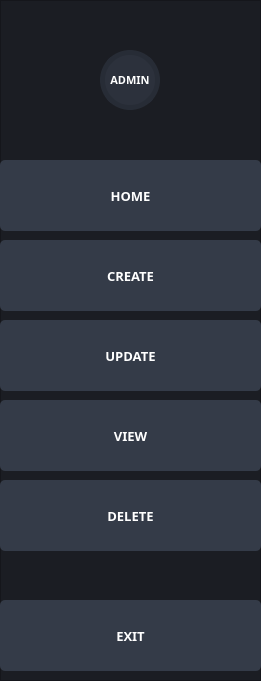
                  <widget class="QFrame" name="frame_2">
                   <property name="geometry">
                    <rect>
                     <x>0</x>
                     <y>-10</y>
                     <width>261</width>
                     <height>681</height>
                    </rect>
                   </property>
                   <property name="styleSheet">
                    <string notr="true">background-color: rgb(27, 29, 35);</string>
                   </property>
                   <property name="frameShape">
                    <enum>QFrame::StyledPanel</enum>
                   </property>
                   <property name="frameShadow">
                    <enum>QFrame::Raised</enum>
                   </property>
                   <widget class="QPushButton" name="btnHome">
                    <property name="geometry">
                     <rect>
                      <x>0</x>
                      <y>160</y>
                      <width>261</width>
                      <height>71</height>
                     </rect>
                    </property>
                    <property name="font">
                     <font>
                      <family>Montserrat</family>
                      <pointsize>10</pointsize>
                      <weight>75</weight>
                      <bold>true</bold>
                     </font>
                    </property>
                    <property name="styleSheet">
                     <string notr="true">QPushButton{
	background-color: rgb(52, 59, 72);
	border-radius: 5px;
	color: rgb(255, 255, 255);
}
QPushButton:hover{
	background-color: rgb(57, 65, 80);
	color:rgb(255, 255, 255);
	border: 2px solid rgb(61, 70, 86);
}
QPushButton:pressed{
	background-color: rgb(35, 40, 49);
	color:rgb(255, 255, 255);
	border-left: 1px solid rgb(110, 144, 76);
	border-right: 1px solid rgb(110, 144, 76);
	border-top: 5px solid rgb(110, 144, 76);
	border-bottom: none;
}</string>
                    </property>
                    <property name="text">
                     <string>HOME</string>
                    </property>
                    <property name="icon">
                     <iconset>
                      <normaloff>icons/20x20/cil-home.png</normaloff>icons/20x20/cil-home.png</iconset>
                    </property>
                   </widget>
                   <widget class="QPushButton" name="btnView">
                    <property name="geometry">
                     <rect>
                      <x>0</x>
                      <y>400</y>
                      <width>261</width>
                      <height>71</height>
                     </rect>
                    </property>
                    <property name="font">
                     <font>
                      <family>Montserrat</family>
                      <pointsize>10</pointsize>
                      <weight>75</weight>
                      <bold>true</bold>
                     </font>
                    </property>
                    <property name="styleSheet">
                     <string notr="true">QPushButton{
	background-color: rgb(52, 59, 72);
	border-radius: 5px;
	color: rgb(255, 255, 255);
}
QPushButton:hover{
	background-color: rgb(57, 65, 80);
	color:rgb(255, 255, 255);
	border: 2px solid rgb(61, 70, 86);
}
QPushButton:pressed{
	background-color: rgb(35, 40, 49);
	color:rgb(255, 255, 255);
	border-left: 1px solid rgb(110, 144, 76);
	border-right: 1px solid rgb(110, 144, 76);
	border-top: 5px solid rgb(110, 144, 76);
	border-bottom: none;
}</string>
                    </property>
                    <property name="text">
                     <string>VIEW</string>
                    </property>
                    <property name="icon">
                     <iconset>
                      <normaloff>icons/20x20/cil-folder-open.png</normaloff>icons/20x20/cil-folder-open.png</iconset>
                    </property>
                   </widget>
                   <widget class="QPushButton" name="btnUpdate">
                    <property name="geometry">
                     <rect>
                      <x>0</x>
                      <y>320</y>
                      <width>261</width>
                      <height>71</height>
                     </rect>
                    </property>
                    <property name="font">
                     <font>
                      <family>Montserrat</family>
                      <pointsize>10</pointsize>
                      <weight>75</weight>
                      <bold>true</bold>
                     </font>
                    </property>
                    <property name="styleSheet">
                     <string notr="true">QPushButton{
	background-color: rgb(52, 59, 72);
	border-radius: 5px;
	color: rgb(255, 255, 255);
}
QPushButton:hover{
	background-color: rgb(57, 65, 80);
	color:rgb(255, 255, 255);
	border: 2px solid rgb(61, 70, 86);
}
QPushButton:pressed{
	background-color: rgb(35, 40, 49);
	color:rgb(255, 255, 255);
	border-left: 1px solid rgb(110, 144, 76);
	border-right: 1px solid rgb(110, 144, 76);
	border-top: 5px solid rgb(110, 144, 76);
	border-bottom: none;
}</string>
                    </property>
                    <property name="text">
                     <string>UPDATE</string>
                    </property>
                    <property name="icon">
                     <iconset>
                      <normaloff>icons/20x20/cil-reload.png</normaloff>icons/20x20/cil-reload.png</iconset>
                    </property>
                   </widget>
                   <widget class="QPushButton" name="btnDelete">
                    <property name="geometry">
                     <rect>
                      <x>0</x>
                      <y>480</y>
                      <width>261</width>
                      <height>71</height>
                     </rect>
                    </property>
                    <property name="font">
                     <font>
                      <family>Montserrat</family>
                      <pointsize>10</pointsize>
                      <weight>75</weight>
                      <bold>true</bold>
                     </font>
                    </property>
                    <property name="styleSheet">
                     <string notr="true">QPushButton{
	background-color: rgb(52, 59, 72);
	border-radius: 5px;
	color: rgb(255, 255, 255);
}
QPushButton:hover{
	background-color: rgb(57, 65, 80);
	color:rgb(255, 255, 255);
	border: 2px solid rgb(61, 70, 86);
}
QPushButton:pressed{
	background-color: rgb(35, 40, 49);
	color:rgb(255, 255, 255);
	border-left: 1px solid rgb(110, 144, 76);
	border-right: 1px solid rgb(110, 144, 76);
	border-top: 5px solid rgb(110, 144, 76);
	border-bottom: none;
}</string>
                    </property>
                    <property name="text">
                     <string>DELETE</string>
                    </property>
                    <property name="icon">
                     <iconset>
                      <normaloff>icons/20x20/cil-trash.png</normaloff>icons/20x20/cil-trash.png</iconset>
                    </property>
                   </widget>
                   <widget class="QPushButton" name="btnCreate">
                    <property name="geometry">
                     <rect>
                      <x>0</x>
                      <y>240</y>
                      <width>261</width>
                      <height>71</height>
                     </rect>
                    </property>
                    <property name="font">
                     <font>
                      <family>Montserrat</family>
                      <pointsize>10</pointsize>
                      <weight>75</weight>
                      <bold>true</bold>
                     </font>
                    </property>
                    <property name="styleSheet">
                     <string notr="true">QPushButton{
	background-color: rgb(52, 59, 72);
	border-radius: 5px;
	color: rgb(255, 255, 255);
}
QPushButton:hover{
	background-color: rgb(57, 65, 80);
	color:rgb(255, 255, 255);
	border: 2px solid rgb(61, 70, 86);
}
QPushButton:pressed{
	background-color: rgb(35, 40, 49);
	color:rgb(255, 255, 255);
	border-left: 1px solid rgb(110, 144, 76);
	border-right: 1px solid rgb(110, 144, 76);
	border-top: 5px solid rgb(110, 144, 76);
	border-bottom: none;
}</string>
                    </property>
                    <property name="text">
                     <string>CREATE</string>
                    </property>
                    <property name="icon">
                     <iconset>
                      <normaloff>icons/20x20/cil-user-follow.png</normaloff>icons/20x20/cil-user-follow.png</iconset>
                    </property>
                   </widget>
                   <widget class="QPushButton" name="btnBack">
                    <property name="geometry">
                     <rect>
                      <x>0</x>
                      <y>10</y>
                      <width>61</width>
                      <height>41</height>
                     </rect>
                    </property>
                    <property name="font">
                     <font>
                      <family>Montserrat</family>
                      <pointsize>10</pointsize>
                      <weight>75</weight>
                      <bold>true</bold>
                     </font>
                    </property>
                    <property name="styleSheet">
                     <string notr="true">QPushButton{
	background: none;
	border-radius: 5px;
	color: rgb(255, 255, 255);
}
QPushButton:hover{
	background-color: rgb(57, 65, 80);
	color:rgb(255, 255, 255);
	border: 2px solid rgb(61, 70, 86);
}
QPushButton:pressed{
	background-color: rgb(35, 40, 49);
	color:rgb(255, 255, 255);
	border-left: 1px solid rgb(110, 144, 76);
	border-right: 1px solid rgb(110, 144, 76);
	border-top: 5px solid rgb(110, 144, 76);
	border-bottom: none;
}</string>
                    </property>
                    <property name="text">
                     <string/>
                    </property>
                    <property name="icon">
                     <iconset>
                      <normaloff>icons/20x20/cil-arrow-circle-left.png</normaloff>icons/20x20/cil-arrow-circle-left.png</iconset>
                    </property>
                   </widget>
                   <widget class="QPushButton" name="btnLogout">
                    <property name="geometry">
                     <rect>
                      <x>0</x>
                      <y>600</y>
                      <width>261</width>
                      <height>71</height>
                     </rect>
                    </property>
                    <property name="font">
                     <font>
                      <family>Montserrat</family>
                      <pointsize>10</pointsize>
                      <weight>75</weight>
                      <bold>true</bold>
                     </font>
                    </property>
                    <property name="styleSheet">
                     <string notr="true">QPushButton{
	background-color: rgb(52, 59, 72);
	border-radius: 5px;
	color: rgb(255, 255, 255);
}
QPushButton:hover{
	background-color: rgb(57, 65, 80);
	color:rgb(255, 255, 255);
	border: 2px solid rgb(61, 70, 86);
}
QPushButton:pressed{
	background-color: rgb(35, 40, 49);
	color:rgb(255, 255, 255);
	border-left: 1px solid rgb(110, 144, 76);
	border-right: 1px solid rgb(110, 144, 76);
	border-top: 5px solid rgb(110, 144, 76);
	border-bottom: none;
}</string>
                    </property>
                    <property name="text">
                     <string>EXIT</string>
                    </property>
                    <property name="icon">
                     <iconset>
                      <normaloff>icons/20x20/cil-exit-to-app.png</normaloff>icons/20x20/cil-exit-to-app.png</iconset>
                    </property>
                   </widget>
                   <widget class="QLabel" name="label_user_icon">
                    <property name="geometry">
                     <rect>
                      <x>100</x>
                      <y>50</y>
                      <width>60</width>
                      <height>60</height>
                     </rect>
                    </property>
                    <property name="sizePolicy">
                     <sizepolicy hsizetype="Maximum" vsizetype="Maximum">
                      <horstretch>0</horstretch>
                      <verstretch>0</verstretch>
                     </sizepolicy>
                    </property>
                    <property name="minimumSize">
                     <size>
                      <width>60</width>
                      <height>60</height>
                     </size>
                    </property>
                    <property name="maximumSize">
                     <size>
                      <width>60</width>
                      <height>60</height>
                     </size>
                    </property>
                    <property name="font">
                     <font>
                      <family>Montserrat</family>
                      <pointsize>8</pointsize>
                      <weight>75</weight>
                      <bold>true</bold>
                     </font>
                    </property>
                    <property name="styleSheet">
                     <string notr="true">QLabel {
	border-radius: 30px;
	color: rgb(255,255,255);
	background-color: rgb(44, 49, 60);
	border: 5px solid rgb(39, 44, 54);
	background-position: center;
	background-repeat: no-repeat;
}</string>
                    </property>
                    <property name="text">
                     <string>ADMIN</string>
                    </property>
                    <property name="alignment">
                     <set>Qt::AlignCenter</set>
                    </property>
                   </widget>
                  </widget>
